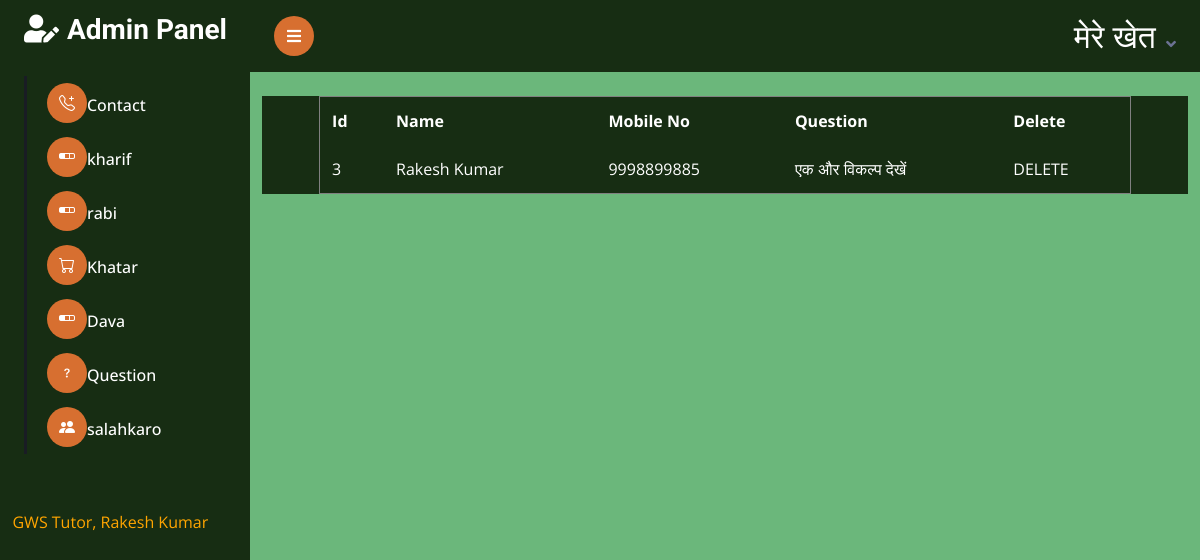
The page /admin/contact.php (signed in) on the database its author committed.
### tables this page shows
CREATE TABLE `contact` (
  `id` bigint(12) NOT NULL,
  `name` varchar(50) NOT NULL,
  `mobile` bigint(12) NOT NULL,
  `question` text NOT NULL
);

### admin/contact.php (the view)
<?php session_start();
if(isset($_SESSION['aid']))
{
 include "menu.php";
?>
            <div class="container-fluid pt-4 px-4">
                <div class="row g-4">
                    <div class="col-sm-6 col-xl-12" style="background-color: #172D13;">
                   <table border=1 align="center" width=90% cellspacing="10" cellpadding="12">
        <tr>
            <th>Id</th>
            <th>Name</th>
            <th>Mobile No</th>
            <th>Question</th>
            <th>Delete</th>
        </tr>
        <?php
            include "connection.php";
            $s = mysqli_query($con,"select * from contact");
        while($r = mysqli_fetch_array($s))
        {
        ?>
        <tr>
                <td><?php echo $r['id']; ?></td>
                <td><?php echo $r['name']; ?></td>
                <td><?php echo $r['mobile']; ?></td>
                <td><?php echo $r['question']; ?></td>
                <td><a href="c_delete.php?i=<?php echo $r['id']; ?>">DELETE</a></td>
        </tr>
        <?php
            }
        ?>
    </table>
                    </div>
                </div>
            </div>
<?php include "footer.php";
}
else
{
    header("location:index.php");
}
?>

### admin/css/style.css (style rules this page uses)
:root { --primary: #EB1616; --secondary: #191C24; --light: #6C7293; --dark: #000000; }

### rows shown on the page
contact: id "3", name "Rakesh Kumar", mobile "9998899885", question "एक और विकल्प देखें"
